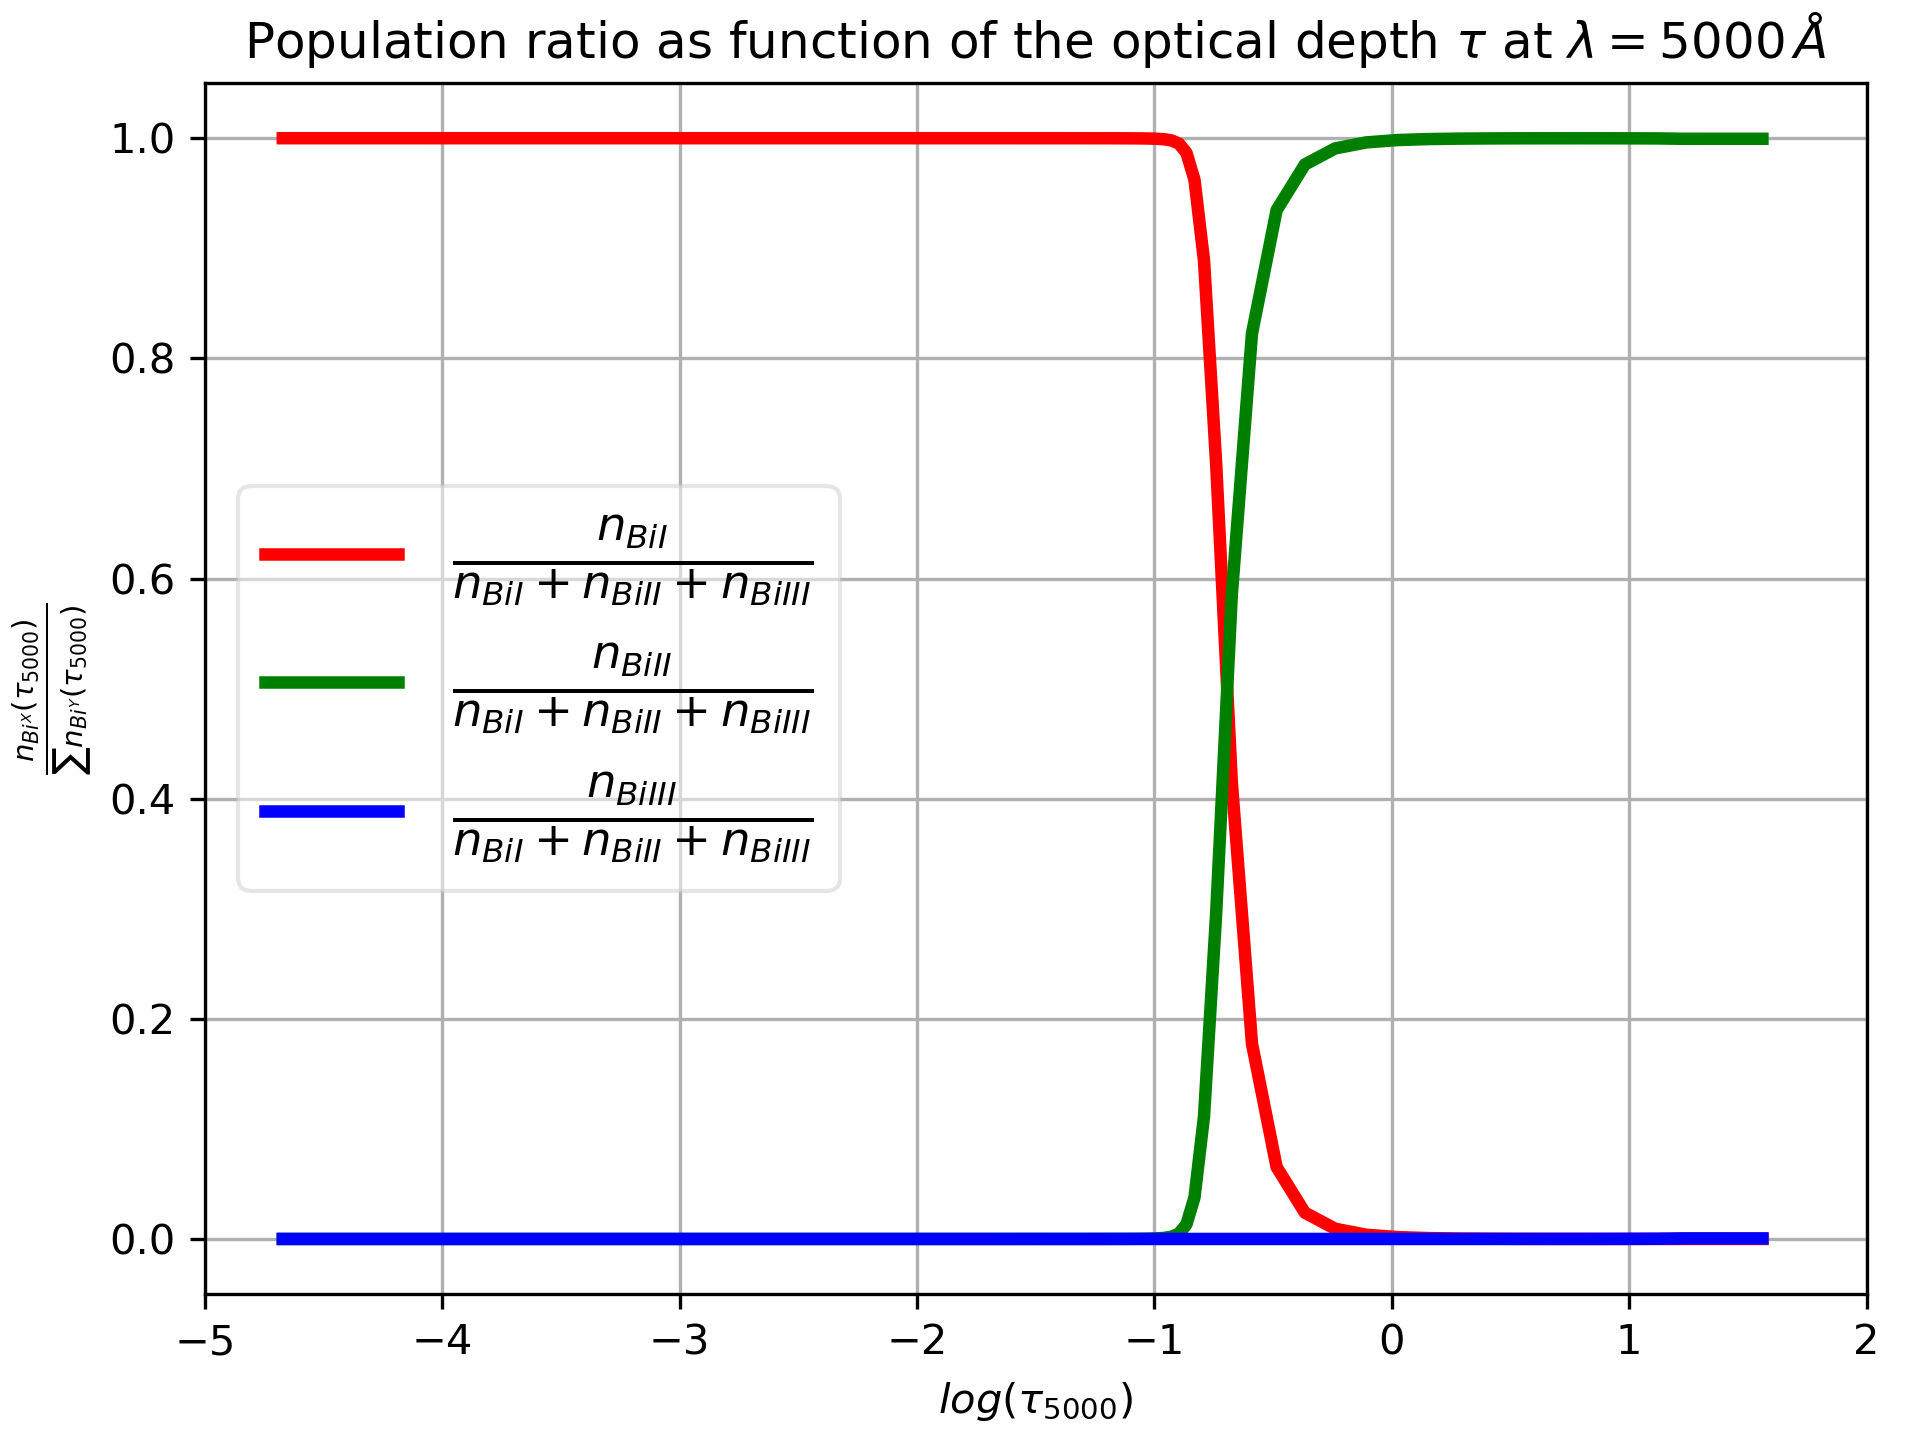

Reproduce this figure in Python.
#!/usr/bin/env python

import numpy as np
import math
import matplotlib
import matplotlib.pyplot as plt

import csv

x1=[]
y1=[]

x2=[]
y2=[]

x3=[]
y3=[]




with open("BiI.dat",'r') as csvfile:
    plots = csv.reader(csvfile, delimiter=" ")
    for row in plots:
        x1.append(float(row[0]))
        y1.append(float(row[1]))

with open("BiII.dat",'r') as csvfile:
    plots = csv.reader(csvfile, delimiter=" ")
    for row in plots:
        x2.append(float(row[0]))
        y2.append(float(row[1]))

with open("BiIII.dat",'r') as csvfile:
    plots = csv.reader(csvfile, delimiter=" ")
    for row in plots:
        x3.append(float(row[0]))
        y3.append(float(row[1]))

fig=plt.figure(1)

plt.plot(x1,y1,label="$\\frac{n_{BiI}}{n_{BiI}+n_{BiII}+n_{BiIII}}$",color="red",linewidth=3)
plt.plot(x2,y2,label="$\\frac{n_{BiII}}{n_{BiI}+n_{BiII}+n_{BiIII}}$",color="green",linewidth=3)
plt.plot(x3,y3,label="$\\frac{n_{BiIII}}{n_{BiI}+n_{BiII}+n_{BiIII}}$",color="blue",linewidth=3)

plt.axis([-5,2,-0.05,1.05])
plt.title("Population ratio as function of the optical depth $\\tau$ at $\lambda=5000\\,\\AA$") #,fontsize=20
plt.xlabel("$log(\\tau_{5000})$") # ,fontsize=20
plt.ylabel("$\\frac{n_{Bi^X}(\\tau_{5000})}{\\sum{n_{Bi^Y}(\\tau_{5000})}}$")

plt.tight_layout(pad=0.1, w_pad=0.1, h_pad=0.1)
#plt.tight_layout()
plt.grid()
plt.legend(loc="best",bbox_transform=fig.transFigure, fontsize=16, framealpha=0.5) #

plt.savefig("plot_BiI_II_III.pdf",orientation='landscape',papertype='A4',dpi=300,transparent=True)
plt.savefig("plot_BiI_II_III.ps",orientation='landscape',papertype='A4',dpi=300,transparent=True)
plt.savefig("plot_BiI_II_III.png",orientation='landscape',papertype='A4',dpi=300,transparent=True)

#plt.show()
